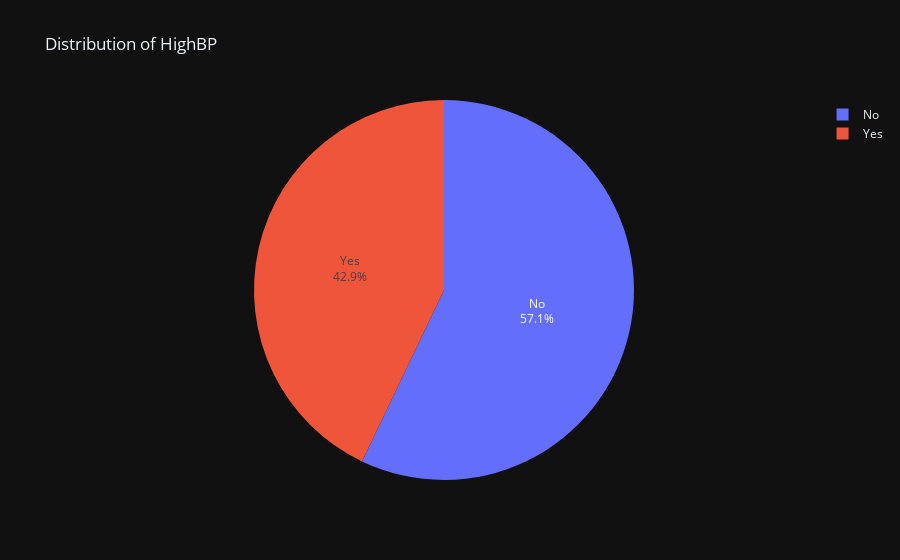
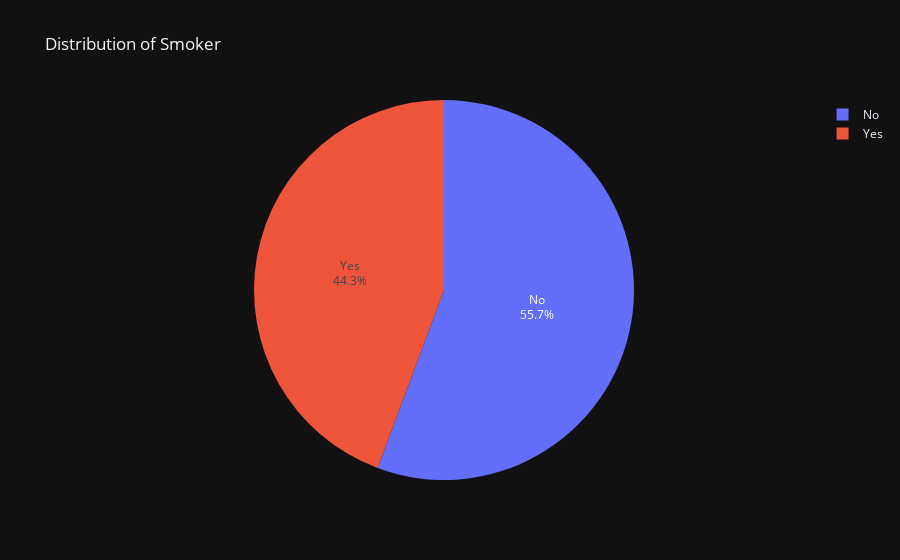
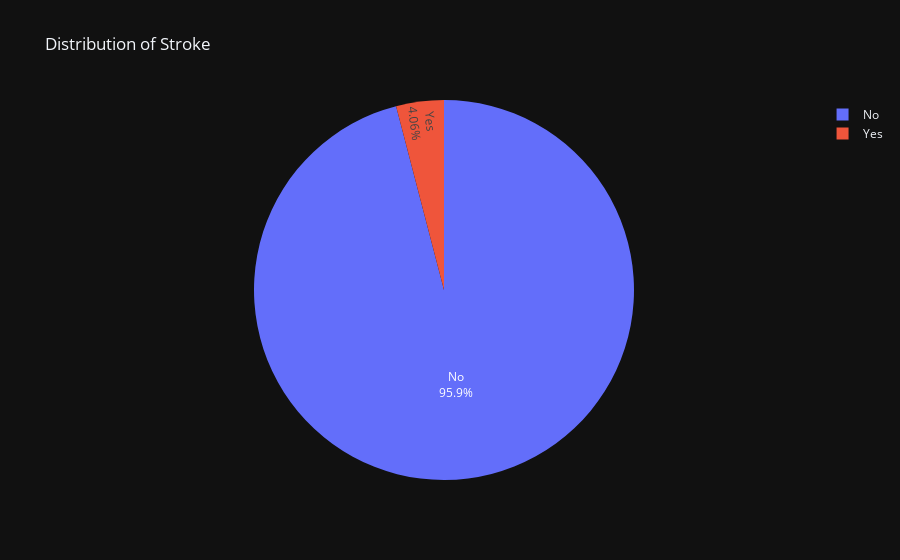
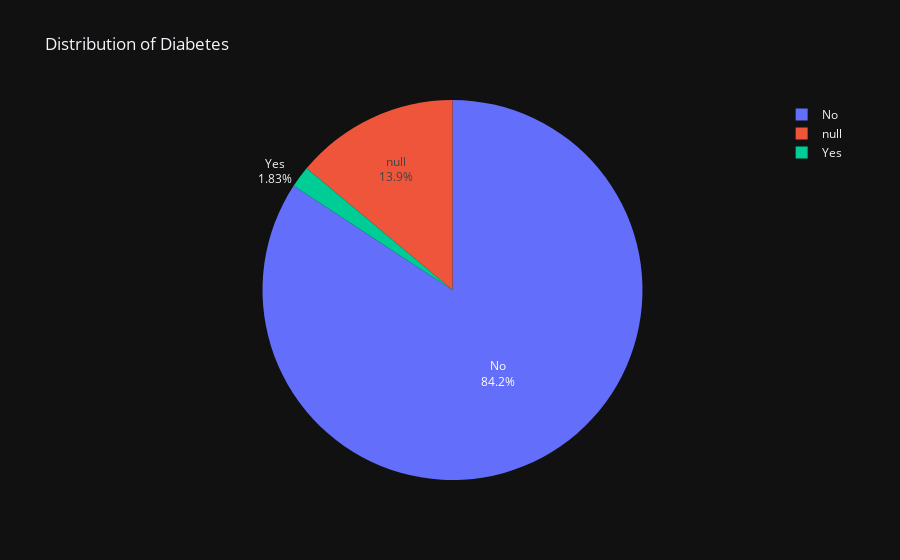

Here is the notebook cell these charts were saved with, in order:
### Code cell
categories = ['HighBP', 'Smoker', 'Stroke', 'Diabetes', 'HvyAlcoholConsump']

rename_labels = {
    0: 'No',
    1: 'Yes'
}

for category in categories:
    category_counts = raw_df[category].value_counts()

    fig = px.pie(values=category_counts,
                 names=category_counts.index.map(rename_labels),
                 title=f'Distribution of {category}',
                 labels=rename_labels,
                 hover_name=category_counts.index.map(rename_labels))

    fig.update_traces(textinfo='percent+label', text=category_counts.index.map(rename_labels))
    fig.show()

### Figure 1 — Plotly figure (JSON) as saved in the notebook; plotly's stock layout.template omitted (floating-point values rounded to 4 significant figures)
{"data": [{"domain": {"x": [0.0, 1.0], "y": [0.0, 1.0]}, "hovertemplate": "<b>%{hovertext}</b><br><br>label=%{label}<br>value=%{value}<extra></extra>", "hovertext": ["No", "Yes"], "labels": ["No", "Yes"], "legendgroup": "", "name": "", "showlegend": true, "values": [144851, 108829], "type": "pie", "text": ["No", "Yes"], "textinfo": "percent+label"}], "layout": {"legend": {"tracegroupgap": 0}, "title": {"text": "Distribution of HighBP"}}}

### Figure 2 — Plotly figure (JSON) as saved in the notebook; plotly's stock layout.template omitted (floating-point values rounded to 4 significant figures)
{"data": [{"domain": {"x": [0.0, 1.0], "y": [0.0, 1.0]}, "hovertemplate": "<b>%{hovertext}</b><br><br>label=%{label}<br>value=%{value}<extra></extra>", "hovertext": ["No", "Yes"], "labels": ["No", "Yes"], "legendgroup": "", "name": "", "showlegend": true, "values": [141257, 112423], "type": "pie", "text": ["No", "Yes"], "textinfo": "percent+label"}], "layout": {"legend": {"tracegroupgap": 0}, "title": {"text": "Distribution of Smoker"}}}

### Figure 3 — Plotly figure (JSON) as saved in the notebook; plotly's stock layout.template omitted (floating-point values rounded to 4 significant figures)
{"data": [{"domain": {"x": [0.0, 1.0], "y": [0.0, 1.0]}, "hovertemplate": "<b>%{hovertext}</b><br><br>label=%{label}<br>value=%{value}<extra></extra>", "hovertext": ["No", "Yes"], "labels": ["No", "Yes"], "legendgroup": "", "name": "", "showlegend": true, "values": [243388, 10292], "type": "pie", "text": ["No", "Yes"], "textinfo": "percent+label"}], "layout": {"legend": {"tracegroupgap": 0}, "title": {"text": "Distribution of Stroke"}}}

### Figure 4 — Plotly figure (JSON) as saved in the notebook; plotly's stock layout.template omitted (floating-point values rounded to 4 significant figures)
{"data": [{"domain": {"x": [0.0, 1.0], "y": [0.0, 1.0]}, "hovertemplate": "<b>%{hovertext}</b><br><br>label=%{label}<br>value=%{value}<extra></extra>", "hovertext": ["No", null, "Yes"], "labels": ["No", null, "Yes"], "legendgroup": "", "name": "", "showlegend": true, "values": [213703, 35346, 4631], "type": "pie", "text": ["No", null, "Yes"], "textinfo": "percent+label"}], "layout": {"legend": {"tracegroupgap": 0}, "title": {"text": "Distribution of Diabetes"}}}
